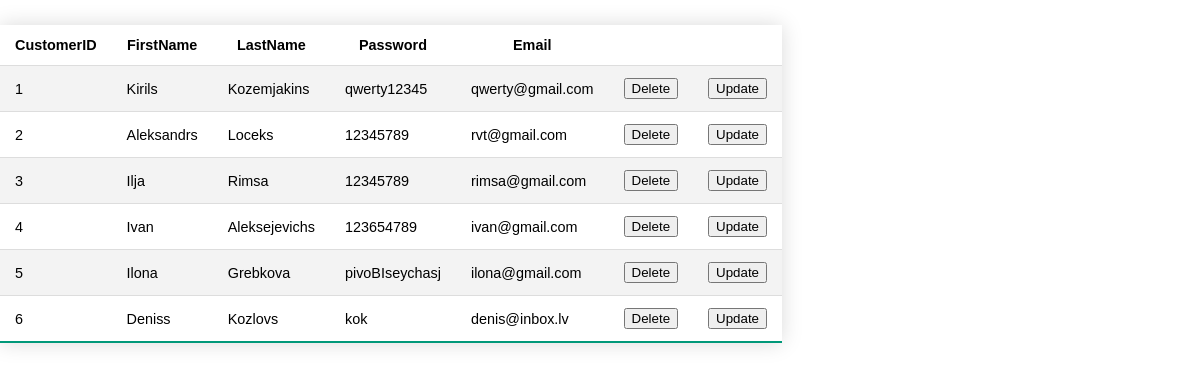
Page /user_data.php on the earlier database version.
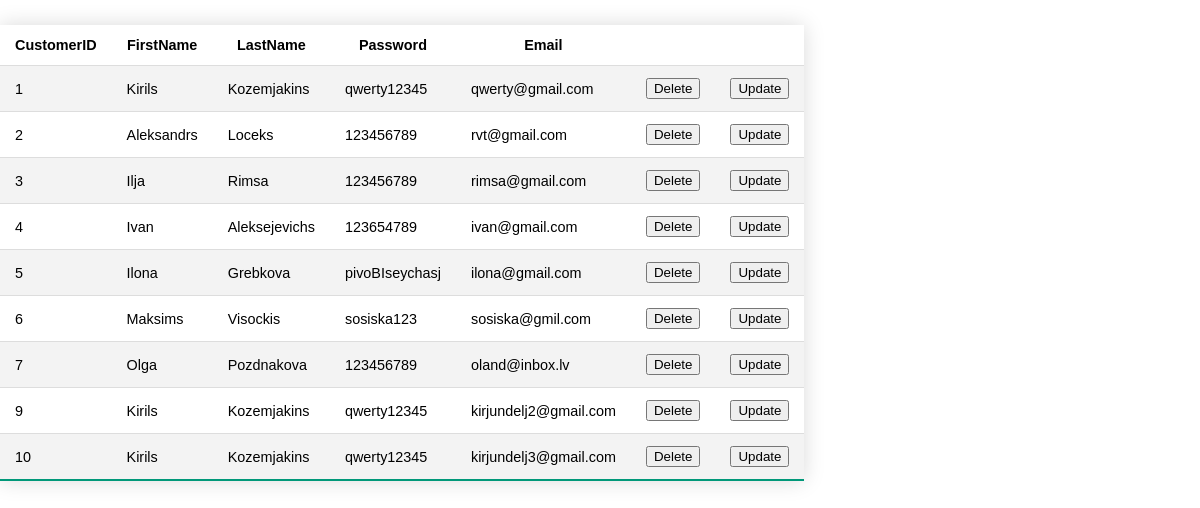
Same page on the later database version.
### tables this page shows
CREATE TABLE IF NOT EXISTS `customer` (
  `CustomerID` int NOT NULL AUTO_INCREMENT,
  `FirstName` varchar(50) DEFAULT NULL,
  `LastName` varchar(50) DEFAULT NULL,
  `Password` varchar(50) DEFAULT NULL,
  `Email` varchar(50) DEFAULT NULL,
  `Access` int DEFAULT '0',
  PRIMARY KEY (`CustomerID`)
);

### user_data.php (the view, shortened to what this page needs)
<!DOCTYPE html>
<html>
<head>
	<link rel="stylesheet" href="css\user_data.css">
</head>
<body>
    <table class="styled-table">
        <tr>
            <th>CustomerID</th>
            <th>FirstName</th>
            <th>LastName</th>
            <th>Password</th>
            <th>Email</th>
            <th></th>
            <th></th>
        </tr>
        <?php
        $host = "127.0.0.1";
        $dbname = "booking";
        $username = "root";
        $password = "password";
        try {
            $conn = new PDO("mysql:host=$host;dbname=$dbname", $username, $password);
            $conn->setAttribute(PDO::ATTR_ERRMODE, PDO::ERRMODE_EXCEPTION);
            $query = $conn->prepare("SELECT * FROM customer");
            $query->execute();
            $results = $query->fetchAll();
        } catch (PDOException $e) {
            echo 'Error: ' . $e->getMessage();
        }
        foreach ($results as $row) {
            echo "<tr><td>" . $row['CustomerID'] . "</td>";
            echo "<td>" . $row['FirstName'] . "</td>";
            echo "<td>" . $row['LastName'] . "</td>";
            echo "<td>" . $row['Password'] . "</td>";
            echo "<td>" . $row['Email'] . "</td>";
            echo "<td>";
            echo "<form action='FunctionsPHP\delete_user.php' method='post'>";
            echo "<input type='submit' value='Delete'>";
            echo "</form>";
            echo "</td>";
            echo "<td>";
            echo "<button class='ShowUpdateForm'>Update</button>";
            echo "</td></tr>";
        }
        ?>
    </table>
</body>
</html>

Differences in the rows shown:
changed customer "Aleksandrs": Password "12345789" → "123456789"
changed customer "Ilja": Password "12345789" → "123456789"
changed customer id 6: FirstName "Deniss" → "Maksims"; LastName "Kozlovs" → "Visockis"; Password "kok" → "sosiska123"; Email "denis@inbox.lv" → "sosiska@gmil.com"
added customer: CustomerID "7", FirstName "Olga", LastName "Pozdnakova", Password "123456789", Email "oland@inbox.lv"
added customer: CustomerID "9", FirstName "Kirils", LastName "Kozemjakins", Password "qwerty12345", Email "kirjundelj2@gmail.com"
added customer: CustomerID "10", FirstName "Kirils", LastName "Kozemjakins", Password "qwerty12345", Email "kirjundelj3@gmail.com"
